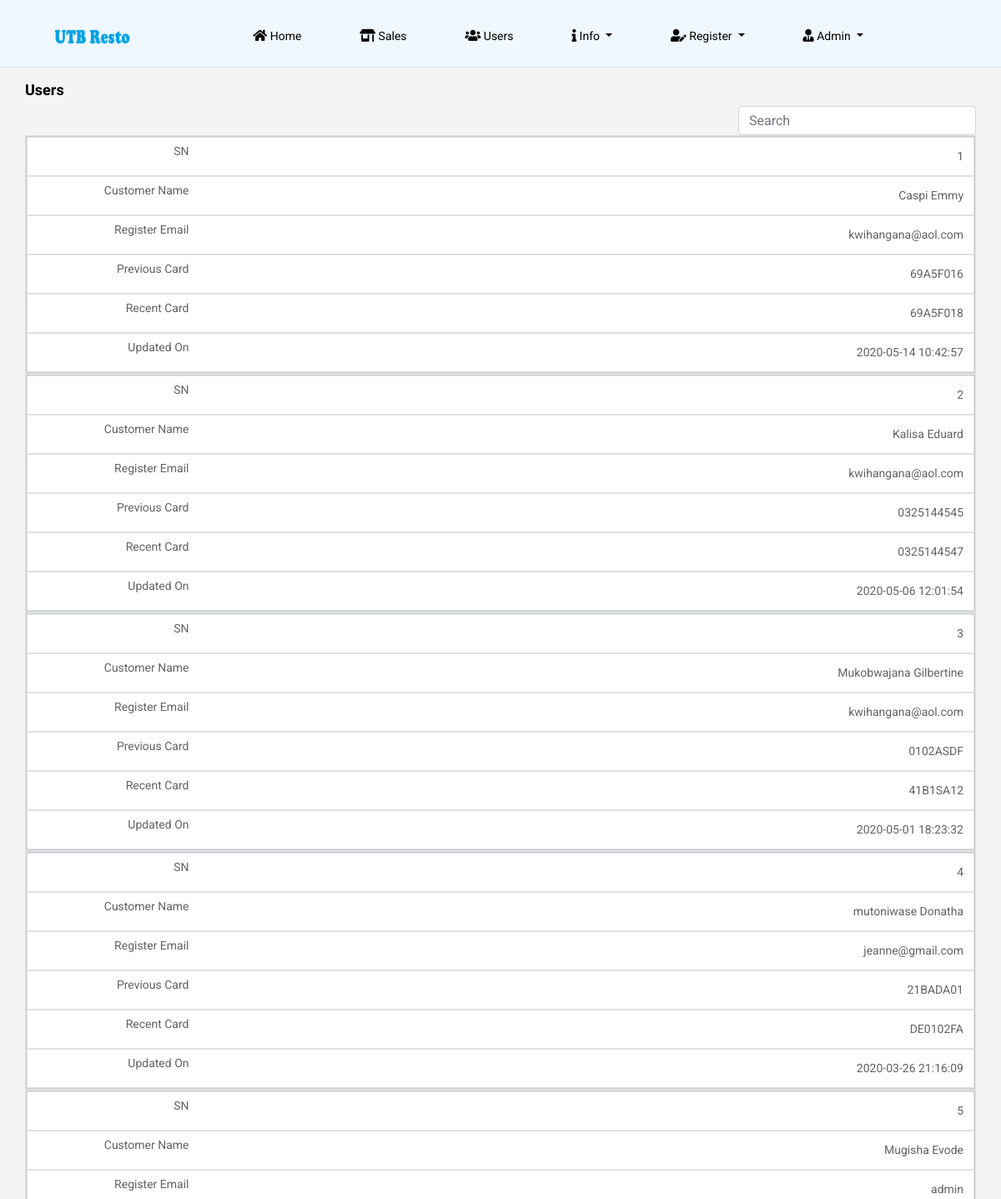
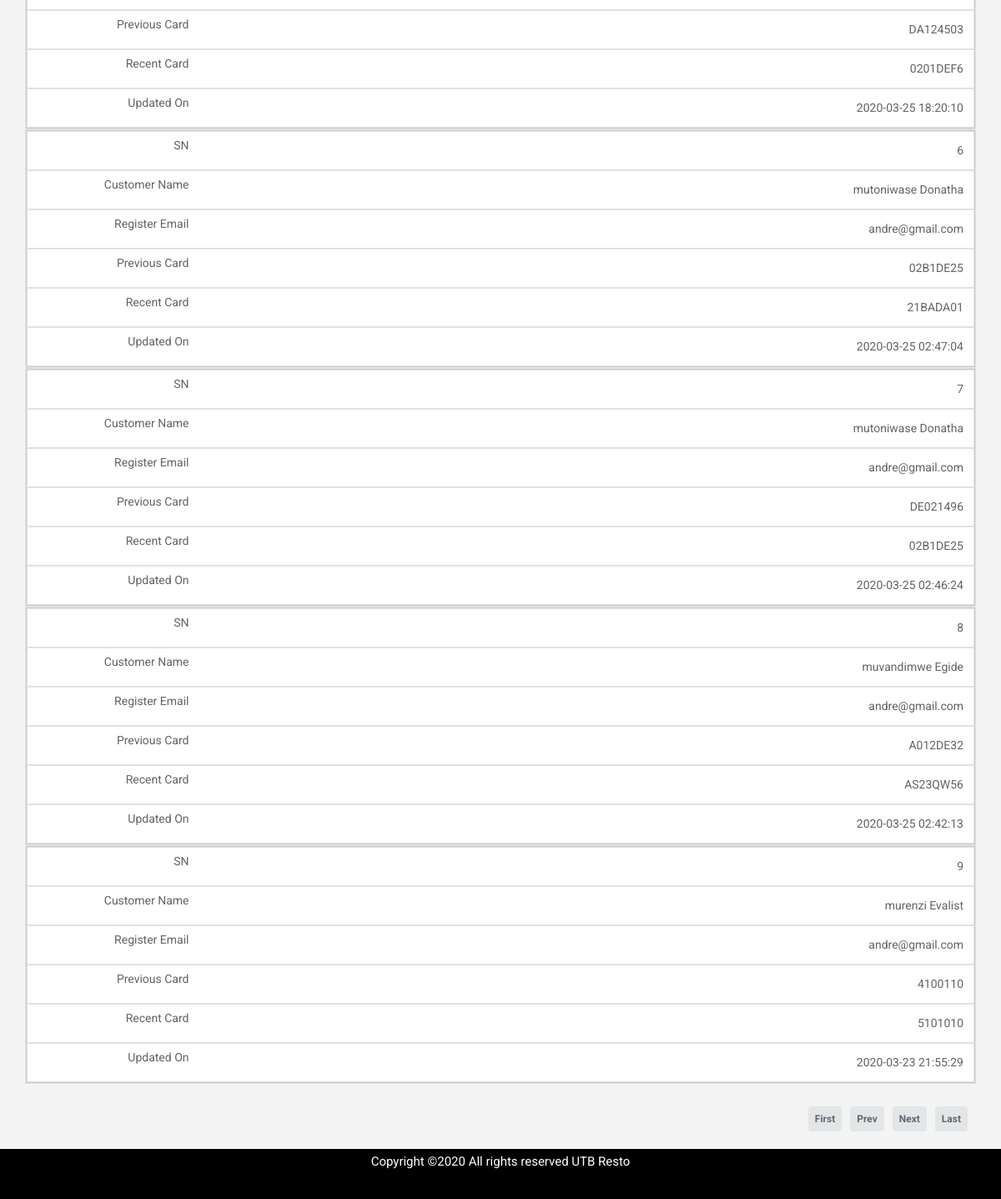
Page /all-cards.php (signed in) on the earlier database version (2 pictures, top to bottom).
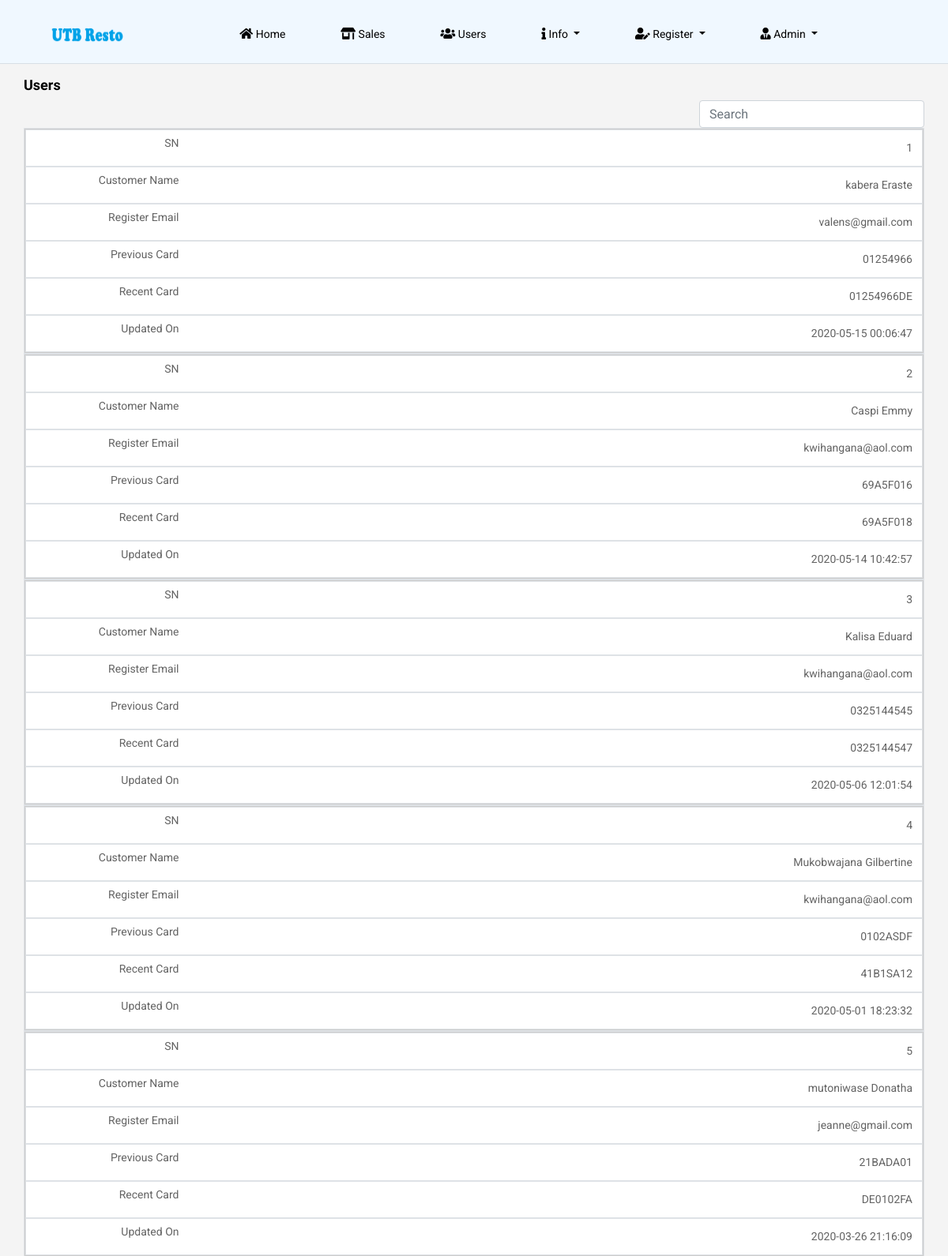
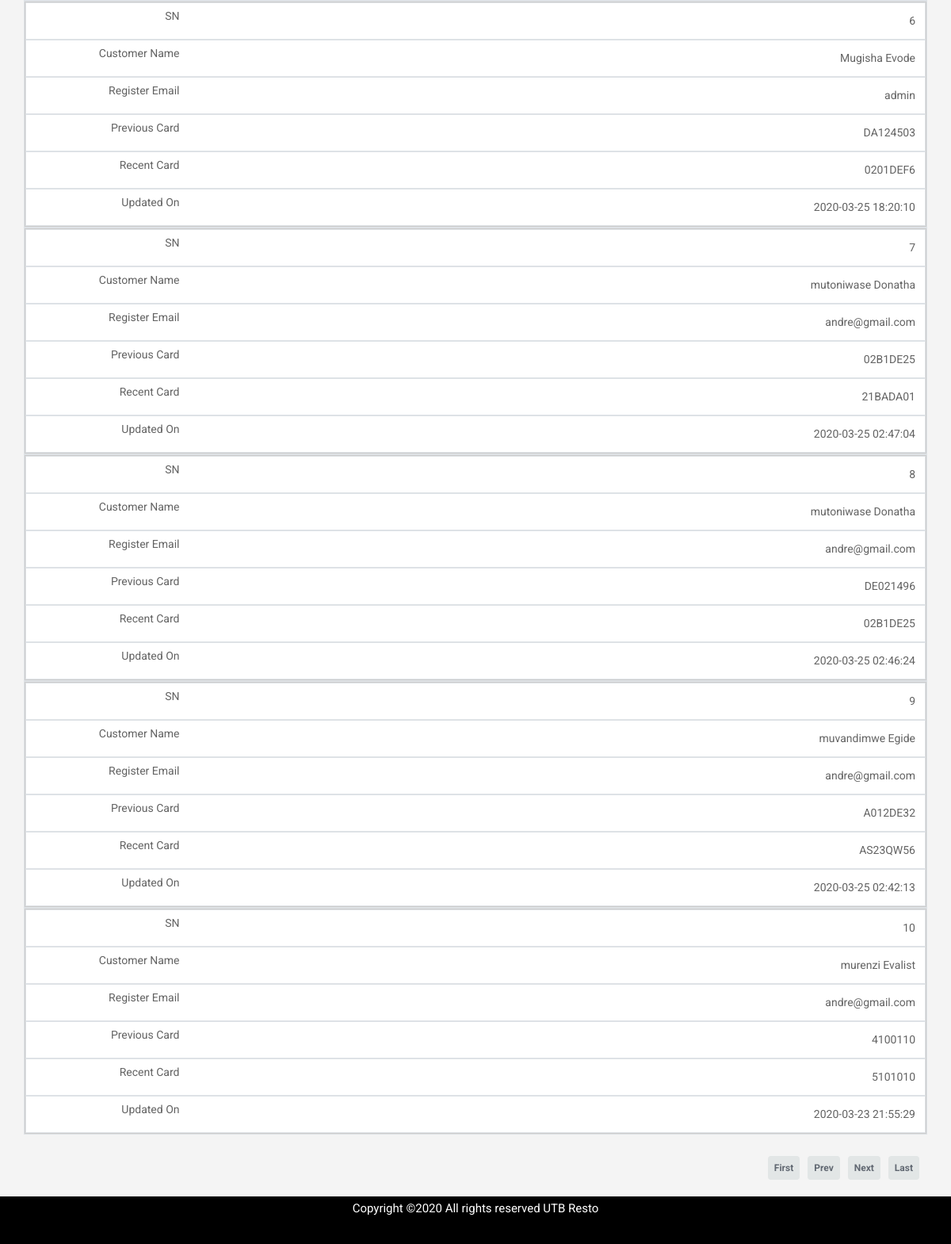
Same page on the later database version (2 pictures, top to bottom).
### tables this page shows
CREATE TABLE `customers` (
  `customer_id` int(11) NOT NULL,
  `customer_fname` varchar(30) NOT NULL,
  `customer_lname` varchar(30) NOT NULL,
  `gender` varchar(6) NOT NULL,
  `dob` date NOT NULL,
  `register_date` timestamp NOT NULL DEFAULT CURRENT_TIMESTAMP ON UPDATE CURRENT_TIMESTAMP
);

CREATE TABLE `card_modification` (
  `mod_id` int(11) NOT NULL,
  `user_username` varchar(20) DEFAULT NULL,
  `user_email` varchar(20) DEFAULT NULL,
  `previous_card` varchar(30) DEFAULT NULL,
  `recent_card` varchar(30) DEFAULT NULL,
  `customer_id` int(11) DEFAULT NULL,
  `register_date` timestamp NOT NULL DEFAULT CURRENT_TIMESTAMP ON UPDATE CURRENT_TIMESTAMP
);

### all-cards.php (the view, shortened to what the changed rows need)
<!doctype html>
<html lang="en">
<?php
include('config.php');
$session = $_SESSION['name'];
$sel_admin = mysqli_query($con, "select user_type,status from admin where admin_name = '$session'");
while($row = mysqli_fetch_array($sel_admin)){
   $user_type = $row['user_type'];
    $status = $row['status'];
}
if(!$_SESSION['name']){
header("location: index.php");
}
else if($user_type != 'admin'){
header("location: no-access.php");
}
else if( $status != 'Active'){
    header("location: access-revoked.php");
}
else{
?>
<head>
    <link rel="stylesheet" href="css/bootstrap.min.css">
    <link rel="stylesheet" href="css/animate.css">
    <link rel="stylesheet" href="css/owl.carousel.min.css">
    <link rel="stylesheet" href="css/all.css">
    <link rel="stylesheet" href="css/flaticon.css">
    <link rel="stylesheet" href="css/themify-icons.css">
    <link rel="stylesheet" href="css/magnific-popup.css">
    <link rel="stylesheet" href="css/slick.css">
    <link rel="stylesheet" href="css/style.css">
    <link rel="stylesheet" href="./charts/css/all-card.css">
  <link href="https://maxcdn.bootstrapcdn.com/font-awesome/latest/css/font-awesome.min.css" rel="stylesheet">
</head>
<body>
<div id="container">
<div id="page" class="clearfix">
<div class="container col-sm-10 col-md-10 col-lg-10">
        <div class="row">
        <div class="col-lg-12">
 <table class="table-bordered table pull-right" id="mytable" cellspacing="0" style="width: 100%;">
 <?php
        if (isset($_GET['pageno'])) {
            $pageno = $_GET['pageno'];
        } else {
            $pageno = 1;
        }
        $no_of_records_per_page = 50;
        $offset = ($pageno-1) * $no_of_records_per_page;
        $total_pages_sql = "SELECT COUNT(*) FROM card_modification";
        $result = mysqli_query($con,$total_pages_sql);
        $total_rows = mysqli_fetch_array($result)[0];
        $total_pages = ceil($total_rows / $no_of_records_per_page);
        $sql = "SELECT * FROM card_modification order by register_date DESC LIMIT $offset, $no_of_records_per_page";
        $res_data = mysqli_query($con,$sql);
        if ($offset == 1) {
            $i = 0;
        } else {
            $i = $offset * $total_pages/2;
        }
        while($row = mysqli_fetch_array($res_data)){
                    $pr_card = $row['previous_card'];
                    $rc_card = $row['recent_card'];
                    $reg_date = $row['register_date'];
                    $mail = $row['user_email'];
                    $customer_id = $row['customer_id'];
                    $sel_customer = mysqli_query($con,"select customer_fname, customer_lname from customers where customer_id = '$customer_id'");
                    while($row = mysqli_fetch_array($sel_customer)){
                    $customer_fname = $row['customer_fname'];
                    $customer_lname = $row['customer_lname'];
                    $owner = $customer_fname . " " . $customer_lname;
                    $i++;
    ?>
  <tbody>
  <tr style="text-align: right;">
                <td><?php echo $i; ?></td>
                <td style="text-transform: capitalize"><?php echo $owner; ?></td>
                <td class="lower"><?php echo $mail; ?></td>
                <td><?php echo $pr_card; ?></td>
                <td><?php echo $rc_card; ?></td>
                <td><?php echo $reg_date; ?></td>
            </tr>
  </tbody>
   <?php } } ?>
</table>
</div>
    </div>
</div>
<br>
<br>
</div>
</body>
</html>
<?php include('auto_logout.php'); } ?>

Differences in the rows shown:
added card_modification: user_email "valens@gmail.com", previous_card "01254966", recent_card "01254966DE", register_date "2020-05-15 00:06:47"
now on this page (row unchanged): customers: owner "Kabera Eraste"
